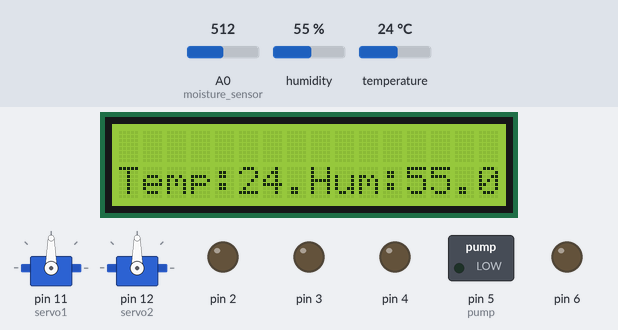
Bench run of a sketch on a simulated Arduino Mega 2560, built with avr-gcc and run on an emulated ATmega2560. Shown: 2 × servo, 16×2 character LCD, switched loads named in the sketch (green lamp = pin HIGH), output pins drawn as LEDs (lit = HIGH). The test bench sets the inputs (shaded band); at power-on: humidity 55 %, A0 (moisture_sensor) = 512, temperature 24 °C. What the sketch prints to the serial monitor is not drawn.

Above: at 2.7 s.
2.8 s: humidity set to 22 %
13.0 s: A0 (moisture_sensor) set to 716
At 15.5 s:
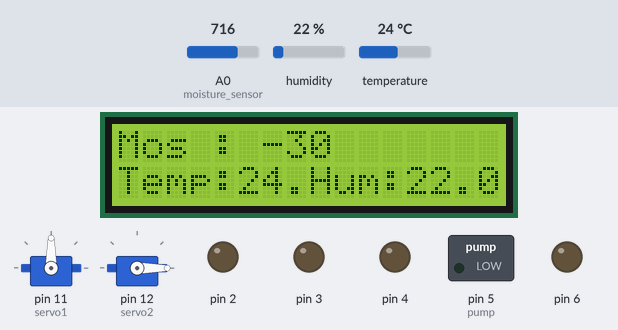
26.9 s: temperature set to 12 °C
At 37.4 s:
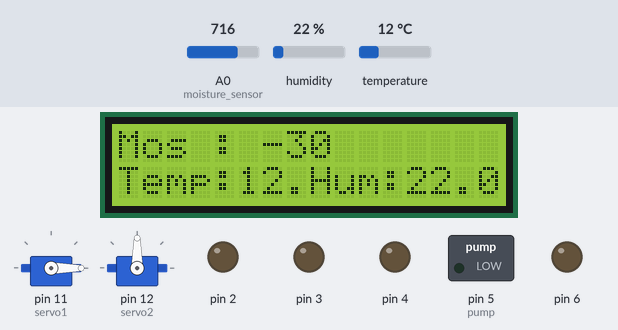
38.5 s: A0 (moisture_sensor) set to 900
At 51.0 s:
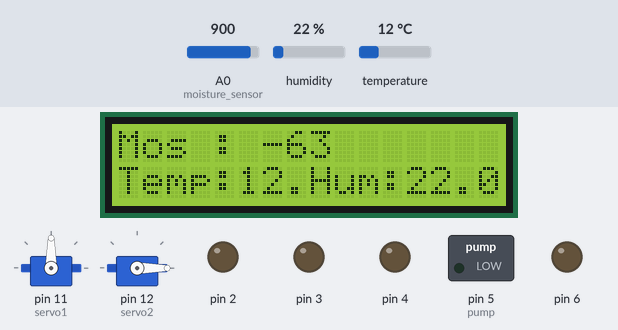
51.3 s: humidity set to 40 %
At 61.2 s:
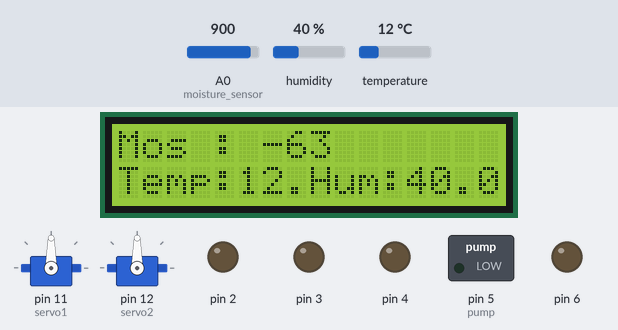
61.8 s: A0 (moisture_sensor) set to 1023
At 73.8 s:
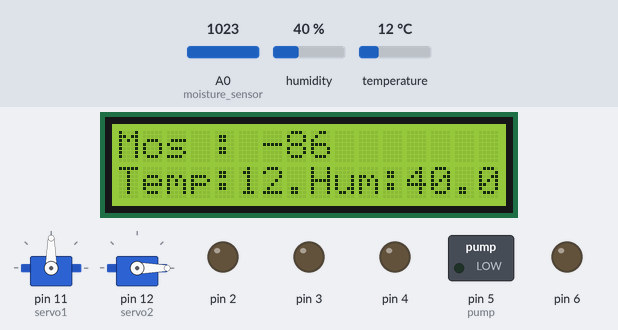
Timing chart, 0 to 75.5 s (numbered marks = the images above; inputs shaded):
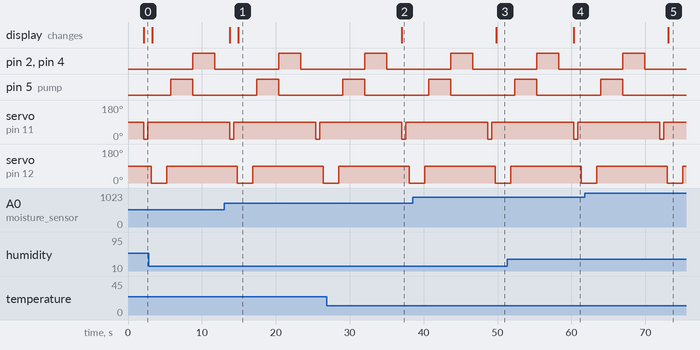

Measured:
- after the input at 13.0 s, the display: first differs from a run without the input after 1.9 s (image 1)
- after the input at 26.9 s, the display: changes after 10.2 s (image 2)
- after the input at 38.5 s, the display: changes after 11.3 s (image 3)
- after the input at 51.3 s, the display: changes after 9.0 s (image 4)
- after the input at 61.8 s, the display: changes after 11.3 s (image 5)
- by itself, servo on pin 11 (servo1): alternates 90° for 11.1 s and 0° for 0.50 s

The sketch:

Agro_Solution_Robot.ino
```cpp
#include<Servo.h>
#include <Wire.h>
#include "DHT.h"
#include <LiquidCrystal_I2C.h>

LiquidCrystal_I2C lcd(0x27, 16, 2);
DHT dht;

int RM1 = 1 ;
int RM2 = 2 ;
int LM1 = 3 ;
int LM2 = 4 ;
int pump = 5 ;
int switch1 = 6;

Servo servo1 ;
Servo servo2 ;

const int trigPin = 21;
const int echoPin = 22;

int moisture_sensor = A0;


float humidity;
float temperature;
int moisture_output;
long duration;
int distance;

void setup() {
  Serial.begin(9600);
  pinMode(2, OUTPUT);
  pinMode(3, OUTPUT);
  pinMode(4, OUTPUT);
  pinMode(5, OUTPUT);
  pinMode(6, OUTPUT);
  pinMode(7, INPUT);
  pinMode(8, INPUT);
  pinMode(9, INPUT);

  dht.setup(10);

  servo1.attach(11);
  servo2.attach(12);

  pinMode(trigPin, OUTPUT);
  pinMode(echoPin, INPUT);

  lcd.init();
  lcd.init();
  lcd.backlight();

}

void dht_sensor()
{
  delay(dht.getMinimumSamplingPeriod());

  humidity = dht.getHumidity();
  temperature = dht.getTemperature();

  Serial.print(dht.getStatusString());
  Serial.print("\t");
  Serial.print(humidity, 1);
  Serial.print("\t\t");
  Serial.print(temperature, 1);
  Serial.print("\t\t");
  Serial.println(dht.toFahrenheit(temperature), 1);
}

void moisture_sensorf() {
  moisture_output = analogRead(moisture_sensor);
  moisture_output = map(moisture_output, 550, 0, 0, 100);
  Serial.print("Mositure : ");
  Serial.print(moisture_output);
  Serial.println("%");
  delay(100);
}

void sonar() {
  digitalWrite(trigPin, LOW);
  delayMicroseconds(2);
  digitalWrite(trigPin, HIGH);
  delayMicroseconds(10);
  digitalWrite(trigPin, LOW);
  duration = pulseIn(echoPin, HIGH);
  distance = duration * 0.034 / 2;
  Serial.print("Distance: ");
  Serial.println(distance);
}

void forward() {
  digitalWrite(2, HIGH);
  digitalWrite(3, LOW);
  digitalWrite(4, HIGH);
  digitalWrite(5, LOW);
}
void backward() {
  digitalWrite(2, LOW);
  digitalWrite(3, HIGH);
  digitalWrite(4, LOW);
  digitalWrite(5, HIGH);
}
void turn_right() {
  digitalWrite(2, LOW);
  digitalWrite(3, HIGH);
  digitalWrite(4, HIGH);
  digitalWrite(5, LOW);
}
void turn_left() {
  digitalWrite(2, HIGH);
  digitalWrite(3, LOW);
  digitalWrite(4, LOW);
  digitalWrite(5, HIGH);
}
void bot_stop() {
  digitalWrite(2, LOW);
  digitalWrite(3, LOW);
  digitalWrite(4, LOW);
  digitalWrite(5, LOW);
}
void loop() {
  dht_sensor();

  ////temperature
  lcd.setCursor(0, 1);
  lcd.print("Temp:");
  lcd.setCursor(5, 1);
  lcd.print(temperature);

  ////temperature
  lcd.setCursor(8, 1);
  lcd.print("Hum:");
  lcd.setCursor(12, 1);
  lcd.print(humidity);


  //// seeding
  servo1.write(0);
  delay(500);
  servo1.write(90);
  delay(500);

  ////moisture
  servo2.write(0);
  moisture_sensorf();
  lcd.setCursor(0, 0);
  lcd.print("Mos :");
  lcd.setCursor(6, 0);
  lcd.print(moisture_output);
  delay(2000);
  servo2.write(90);
  delay(500);

   ////pumping
    if (moisture_output <= 30) {
      digitalWrite(pump, HIGH);
      delay(3000);
    }
    if (moisture_output > 30) {
      digitalWrite(pump, LOW);
    }

  ///direction
  forward();
  delay(3000);
  bot_stop();
}
```
